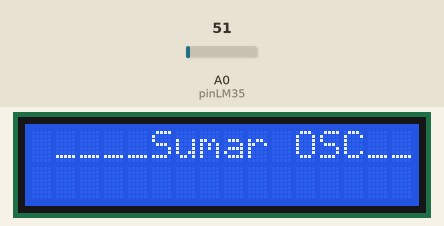
The sketch below on a simulated Arduino Uno, built with avr-gcc and run on an emulated ATmega328P. Parts: 16×2 character LCD. The inputs (shaded band) are chosen by the test bench; at power-on: A0 (pinLM35) = 51.

Above: at 1.1 s.
At 3.2 s:
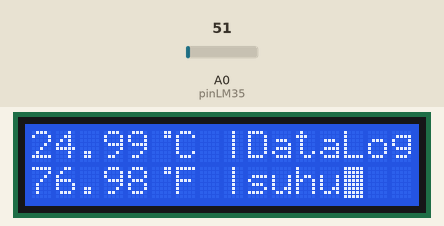
3.3 s: A0 (pinLM35) set to 70
At 4.7 s:
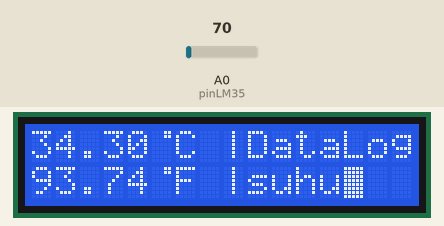
5.5 s: A0 (pinLM35) set to 86
At 6.8 s:
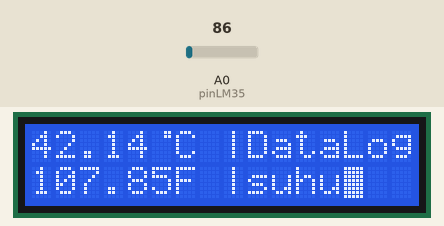
7.6 s: A0 (pinLM35) set to 71
At 8.8 s:
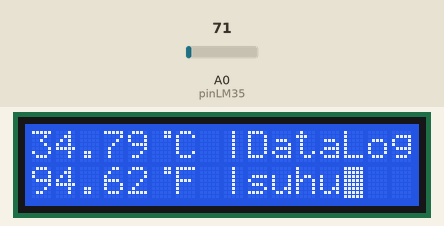
Timing chart, 0 to 10.6 s (numbered marks = the images above; inputs shaded):
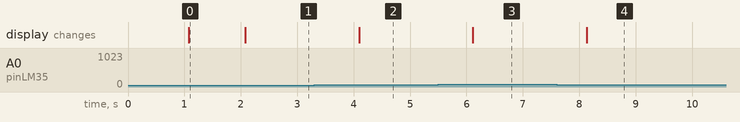

The sketch:

lm35_lcd_nano_v2.ino
```cpp
#include <LiquidCrystal.h>

LiquidCrystal lcd(7, 6, 5, 4, 3, 2);

byte derajat[8] =
{
  0b00011,
  0b00011,
  0b00000,
  0b00000,
  0b00000,
  0b00000,
  0b00000,
  0b00000
};


int pinLM35 = 0;
int bacapinLM35 = 0;
float suhuC = 0;
float suhuF = 0;

void setup() {
  // Serial.begin(9600);
  lcd.begin(16, 2);
  lcd.createChar(1, derajat);

  lcd.setCursor(0, 0);
  lcd.print("    Digital    ");
  lcd.setCursor(0, 1);
  lcd.print("  Thermometer   ");
  delay(1000);
  lcd.clear();
  lcd.print(" ____Sumar OSC___  ");
  delay(1000);
  lcd.clear();
}

void loop() {
  bacapinLM35 = analogRead(pinLM35);
  suhuC = (bacapinLM35 * 0.0049);
  suhuC = suhuC * 100;
  suhuF = (suhuC * 1.8) + 32;

  lcd.clear();


  lcd.setCursor(0, 0);
  lcd.print(suhuC);
  lcd.write(1);
  lcd.setCursor(6, 0);
  lcd.print("C |DataLog");

  // Serial.print("suhuC: ");
  // Serial.print(suhuC);
  //Serial.print("*C ");

  lcd.setCursor(0, 1);
  lcd.print(suhuF);
  lcd.write(1);
  lcd.setCursor(6, 1);
  lcd.print("F |suhu");
  lcd.cursor();
  lcd.blink();

  // Serial.print(suhuF);
  //Serial.println("*F");
  delay(1000);
}
```

Measured:
- the behaviour switches between 77 and 78 on A0 (pinLM35) (found by bisection; images 2 and 3)
- after the input at 3.3 s, the display: changes after 0.80 s (image 2)
- after the input at 5.5 s, the display: changes after 0.61 s (image 3)
- after the input at 7.6 s, the display: changes after 0.53 s (image 4)
- what the display in image 0 shows lasts 1.0 s, from 1.1 s to 2.1 s
